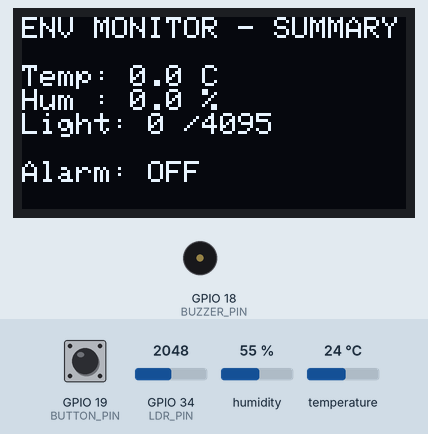
Simulated run of this sketch. Board: ESP32. On the bench: 128×64 one-colour display, buzzer (waves = sounding, pin HIGH). The inputs (shaded band) are chosen by the test bench; at power-on: humidity 55 %, GPIO 19 (BUTTON_PIN) LOW, GPIO 34 (LDR_PIN) = 2048, temperature 24 °C. What the sketch prints to the serial monitor is not drawn.

Above: at 1.2 s.
1.3 s: humidity set to 68 %
At 2.7 s:
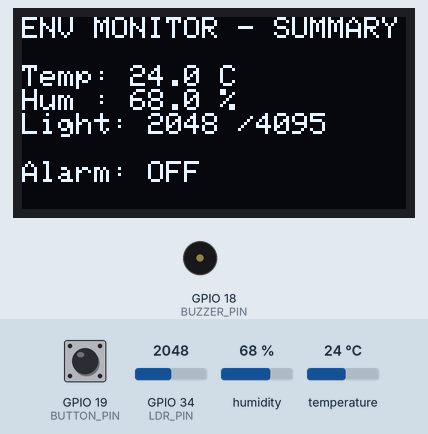
3.5 s: humidity set to 71 %
At 7.0 s:
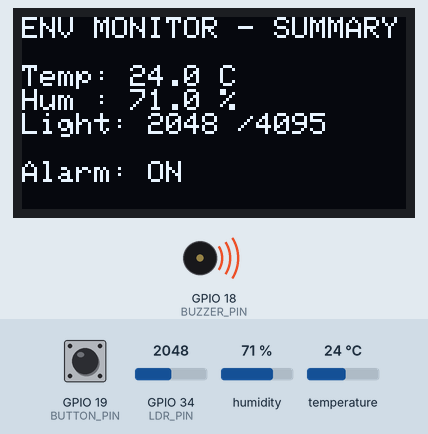
7.5 s: GPIO 19 (BUTTON_PIN) pulled HIGH for 0.15 s
At 8.3 s:
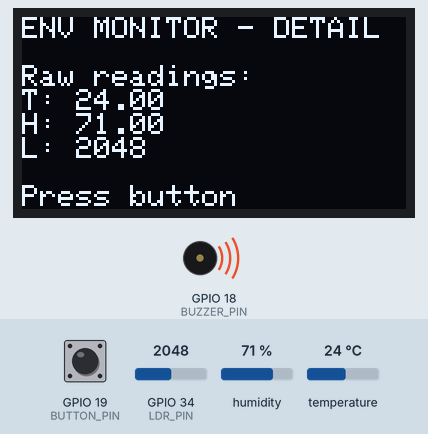
9.5 s: GPIO 34 (LDR_PIN) set to 2866
At 11.2 s:
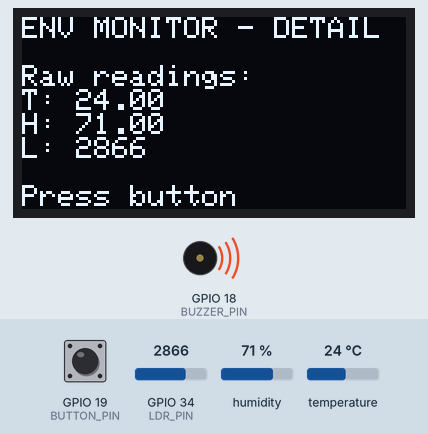
11.5 s: humidity set to 22 %
At 15.2 s:
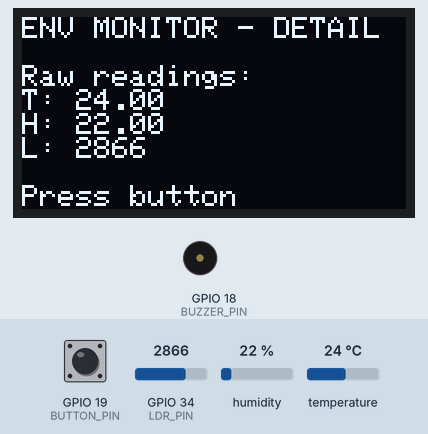
15.5 s: GPIO 19 (BUTTON_PIN) pulled HIGH for 1 s
At 16.6 s:
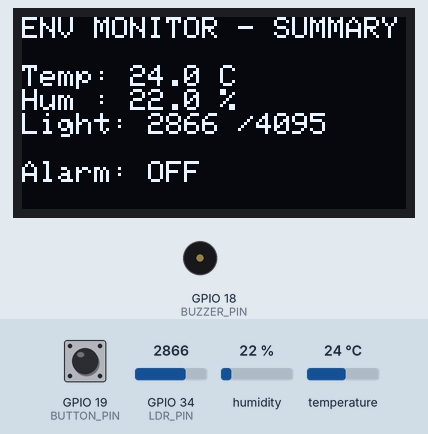
Timing chart, 0 to 18.5 s (numbered marks = the images above; inputs shaded):
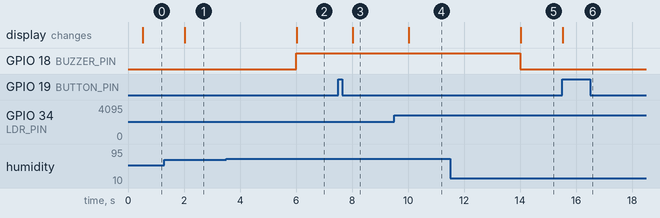

Measured:
- the behaviour switches between 69 and 70 % on humidity (found by bisection; images 1 and 2)
- after the input at 1.3 s, the display: changes after 0.73 s (image 1)
- after the input at 3.5 s, GPIO 18 (BUZZER_PIN): LOW → HIGH after 2.5 s; the display: changes after 2.5 s (image 2)
- after the input at 7.5 s, the display: changes after 0.53 s (image 3)
- after the input at 9.5 s, the display: changes after 0.53 s (image 4)
- after the input at 11.5 s, GPIO 18 (BUZZER_PIN): HIGH → LOW after 2.5 s; the display: changes after 2.5 s (image 5)
- after the input at 15.5 s, the display: changes at once (image 6)

The sketch:

sketch.ino
```cpp
#include <Arduino.h>
#include <DHT.h>
#include <Wire.h>
#include <Adafruit_GFX.h>
#include <Adafruit_SSD1306.h>

// ------------------ Pin configuration ------------------
static const int DHT_PIN       = 15;
static const int DHT_TYPE      = DHT22;
static const int LDR_PIN       = 34;    // ADC
static const int BUTTON_PIN    = 19;
static const int BUZZER_PIN    = 18;
static const int OLED_WIDTH    = 128;
static const int OLED_HEIGHT   = 64;
static const int OLED_ADDR     = 0x3C;
static const int I2C_SDA_PIN   = 21;
static const int I2C_SCL_PIN   = 22;

// Thresholds
static const float TEMP_HIGH_THRESHOLD = 30.0;  // °C
static const float HUMID_HIGH_THRESHOLD = 70.0; // %
static const int   LIGHT_LOW_THRESHOLD  = 1000; // raw ADC (0-4095)

// ------------------ Global objects ------------------
DHT dht(DHT_PIN, DHT_TYPE);
TwoWire I2Cbus = TwoWire(0);
Adafruit_SSD1306 display(OLED_WIDTH, OLED_HEIGHT, &I2Cbus, -1);

// Simple struct to hold readings
struct EnvData {
  float temperature;
  float humidity;
  int lightRaw;
};

// Modes for the display
enum class DisplayMode {
  SUMMARY,
  DETAIL
};

// Class: Sensor manager
class EnvSensor {
public:
  EnvSensor(int dhtPin, int ldrPin)
    : dhtSensor(dhtPin, DHT_TYPE), ldrPin(ldrPin) {}

  void begin() {
    dhtSensor.begin();
  }

  EnvData read() {
    EnvData data;
    data.temperature = dhtSensor.readTemperature();
    data.humidity    = dhtSensor.readHumidity();
    data.lightRaw    = analogRead(ldrPin);
    return data;
  }

private:
  DHT dhtSensor;
  int ldrPin;
};

// Class: Display manager
class DisplayManager {
public:
  DisplayManager(Adafruit_SSD1306& disp)
    : display(disp) {}

  bool begin() {
    if (!display.begin(SSD1306_SWITCHCAPVCC, OLED_ADDR)) {
      return false;
    }
    display.clearDisplay();
    display.setTextSize(1);
    display.setTextColor(SSD1306_WHITE);
    display.display();
    return true;
  }

  void showSummary(const EnvData& data, bool alarmOn) {
    display.clearDisplay();
    display.setCursor(0, 0);
    display.println(F("ENV MONITOR - SUMMARY"));
    display.println();

    display.print(F("Temp: "));
    if (isnan(data.temperature)) display.println(F("ERR"));
    else {
      display.print(data.temperature, 1);
      display.println(F(" C"));
    }

    display.print(F("Hum : "));
    if (isnan(data.humidity)) display.println(F("ERR"));
    else {
      display.print(data.humidity, 1);
      display.println(F(" %"));
    }

    display.print(F("Light: "));
    display.print(data.lightRaw);
    display.println(F(" /4095"));

    display.println();
    display.print(F("Alarm: "));
    display.println(alarmOn ? F("ON") : F("OFF"));

    display.display();
  }

  void showDetail(const EnvData& data) {
    display.clearDisplay();
    display.setCursor(0, 0);
    display.println(F("ENV MONITOR - DETAIL"));
    display.println();

    display.println(F("Raw readings:"));
    display.print(F("T: "));
    display.println(isnan(data.temperature) ? NAN : data.temperature, 2);
    display.print(F("H: "));
    display.println(isnan(data.humidity) ? NAN : data.humidity, 2);
    display.print(F("L: "));
    display.println(data.lightRaw);

    display.println();
    display.println(F("Press button"));
    display.println(F("to switch mode."));

    display.display();
  }

private:
  Adafruit_SSD1306& display;
};

// ------------------ Globals for logic ------------------
EnvSensor sensor(DHT_PIN, LDR_PIN);
DisplayManager displayMgr(display);

DisplayMode currentMode = DisplayMode::SUMMARY;
bool alarmOn = false;

unsigned long lastReadMillis   = 0;
unsigned long lastDisplayMillis = 0;
const unsigned long READ_INTERVAL_MS    = 2000;
const unsigned long DISPLAY_INTERVAL_MS = 500;

EnvData latestData;

// Debounce for button
unsigned long lastButtonChange = 0;
const unsigned long BUTTON_DEBOUNCE_MS = 200;
int lastButtonState = LOW;

// ------------------ Helper functions ------------------
void updateAlarm(const EnvData& data) {
  bool tempHigh = !isnan(data.temperature) && data.temperature >= TEMP_HIGH_THRESHOLD;
  bool humHigh  = !isnan(data.humidity) && data.humidity >= HUMID_HIGH_THRESHOLD;
  bool lightLow = data.lightRaw <= LIGHT_LOW_THRESHOLD;

  alarmOn = tempHigh || humHigh || lightLow;
  digitalWrite(BUZZER_PIN, alarmOn ? HIGH : LOW);
}

void handleButton() {
  int state = digitalRead(BUTTON_PIN);
  unsigned long now = millis();

  if (state != lastButtonState && (now - lastButtonChange) > BUTTON_DEBOUNCE_MS) {
    lastButtonChange = now;
    lastButtonState = state;

    // Button pressed (rising edge)
    if (state == HIGH) {
      if (currentMode == DisplayMode::SUMMARY) {
        currentMode = DisplayMode::DETAIL;
      } else {
        currentMode = DisplayMode::SUMMARY;
      }
    }
  }
}

// ------------------ Arduino setup/loop ------------------
void setup() {
  Serial.begin(115200);

  pinMode(BUTTON_PIN, INPUT); // External pull-down to GND
  pinMode(BUZZER_PIN, OUTPUT);
  digitalWrite(BUZZER_PIN, LOW);

  sensor.begin();

  I2Cbus.begin(I2C_SDA_PIN, I2C_SCL_PIN);
  bool ok = displayMgr.begin();
  if (!ok) {
    Serial.println("OLED init failed!");
  } else {
    Serial.println("System init OK.");
  }
}

void loop() {
  unsigned long now = millis();

  // Periodic sensor read
  if (now - lastReadMillis >= READ_INTERVAL_MS) {
    lastReadMillis = now;
    latestData = sensor.read();
    updateAlarm(latestData);

    Serial.print("T=");
    Serial.print(latestData.temperature);
    Serial.print("C, H=");
    Serial.print(latestData.humidity);
    Serial.print("%, L=");
    Serial.println(latestData.lightRaw);
  }

  // Periodic display update
  if (now - lastDisplayMillis >= DISPLAY_INTERVAL_MS) {
    lastDisplayMillis = now;
    if (currentMode == DisplayMode::SUMMARY) {
      displayMgr.showSummary(latestData, alarmOn);
    } else {
      displayMgr.showDetail(latestData);
    }
  }

  // Button handling (non-blocking)
  handleButton();
}
```
